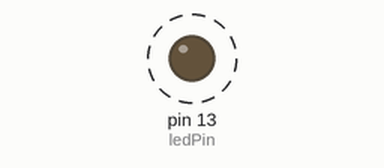
This sketch was run on a simulated Arduino Uno, built with avr-gcc and run on an emulated ATmega328P. Shown: output pins drawn as LEDs (lit = HIGH). Dashed ring = blinking.

Above: at 0.5 s.
Timing chart, 0 to 4.6 s (numbered marks = the images above):
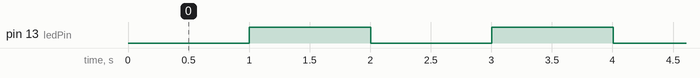

The sketch:

Lab02_example2_bonus.ino
```cpp
const int ledPin = 13;
int ledState = LOW;
unsigned long previousMillis = 0;
const int interval = 1000;

void setup() {
  pinMode(ledPin, OUTPUT);
}

void loop() {
  unsigned long currentMillis = millis();
  if (currentMillis - previousMillis > interval) {
    previousMillis = currentMillis;
    ledState = !ledState;
    digitalWrite(ledPin, ledState);
  }
}
```

Measured:
- by itself, pin 13 (ledPin): alternates HIGH for 1.0 s and LOW for 1.0 s
